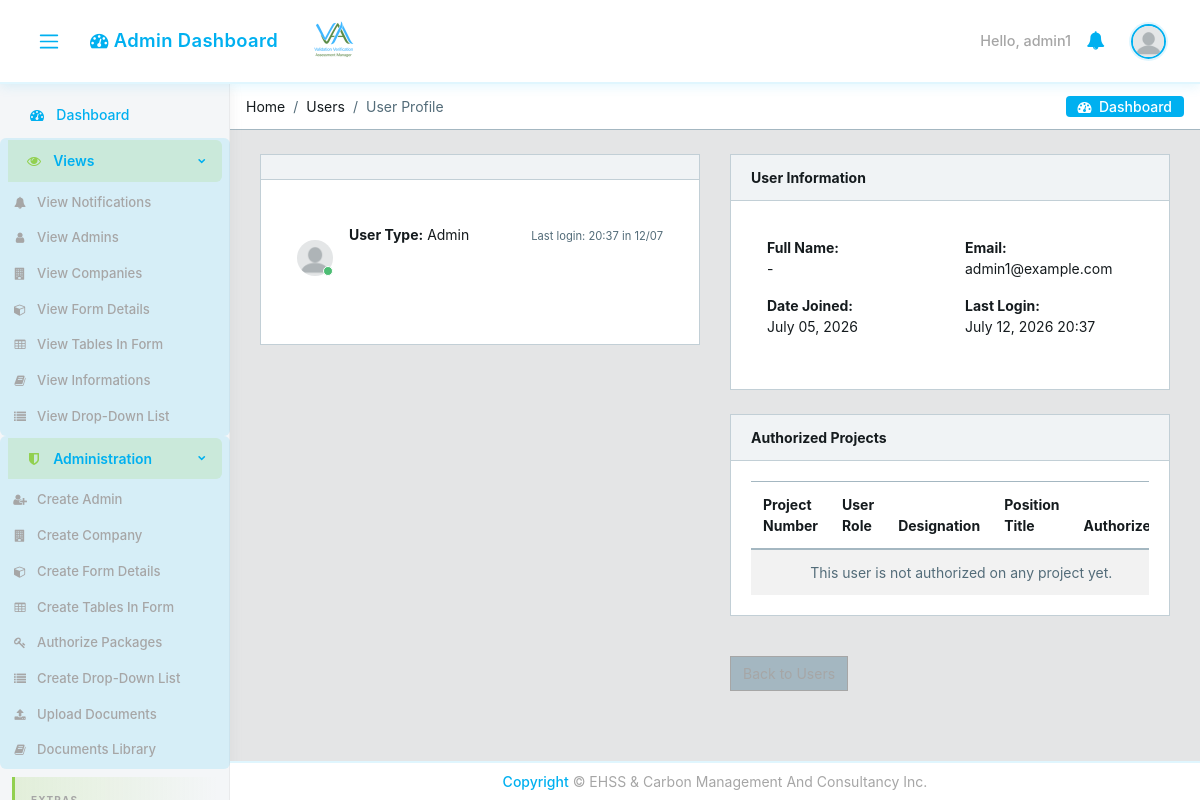
Before: /users/3/ (signed in) with the older database file.
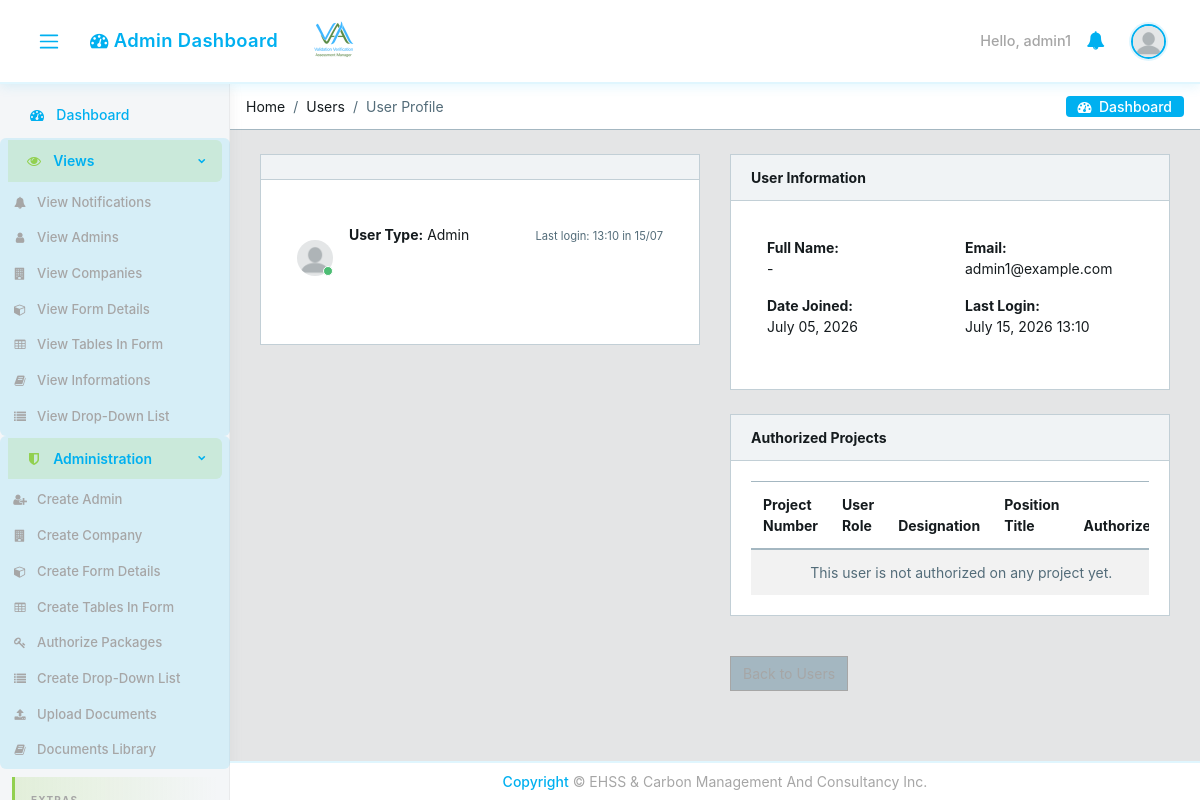
After: the same page with the newer database file.
### core/models.py (models this page shows, shortened)
class CustomUser(AbstractUser):
    email = models.EmailField(unique=True)
    user_type = models.CharField(max_length=15, choices=USER_TYPE_CHOICES)
    user_role = models.CharField(
        max_length=30, choices=USER_ROLE_CHOICES, blank=True, verbose_name='User Role',
    )
    designation = models.CharField(max_length=100, blank=True, null=True)
    position_title = models.CharField(max_length=150, blank=True, verbose_name='Position Title')
    contact_number = models.CharField(max_length=20, blank=True, null=True)
    cv = models.FileField(upload_to='core/cvs/', blank=True, null=True)
    company = models.ForeignKey(
        'Company', on_delete=models.SET_NULL, null=True, blank=True,
        related_name='managers'
    )
    created_by = models.ForeignKey(
        'self', on_delete=models.SET_NULL, null=True, blank=True,
        related_name='created_users'
    )
    created_date = models.DateField(auto_now_add=True)
    created_time = models.TimeField(auto_now_add=True)
    under_supervision = models.ForeignKey(
        'self', on_delete=models.SET_NULL, null=True, blank=True,
        related_name='supervised_users'
    )
    avatar = models.ImageField(upload_to='core/avatar', blank=True)
    def can_manage_user(self, target_user):
        if self.user_type == 'admin':
            return True
    @property
    def avatar_url(self):
        if self.avatar:
            try:
                return self.avatar.url
            except ValueError:
                pass
        return static('core/img/avatar/blank_profile.png')

### core/views.py (the view)
# urls.py: path('users/<int:profile_id>/', views.UserProfileView.as_view(), name='user'),
class UserProfileView(LoginRequiredMixin, View):
    def get(self, request, profile_id):
        profile = get_object_or_404(CustomUser, id=profile_id)
        if not request.user.can_manage_user(profile) and request.user != profile:
            messages.error(request, 'Access denied.')
            return redirect('core:dashboard')
        project_authorizations = (
            profile.team_assignments.filter(is_active=True)
            .select_related('project')
            .order_by('project__project_number')
        )
        return render(request, 'core/user.html', {
            'user_view': profile,
            'project_authorizations': project_authorizations,
            'success_action': request.GET.get('success', ''),
            'success_user': request.GET.get('user', ''),
        })

### core/context_processors.py (called while the page is built, shortened)
def logged_user_processor(request):
    if request.user.is_authenticated:
        return {'logged_user': request.user}
    return {'logged_user': None}

def _fetch_unread_notifications(user):
    return list(
        Notification.objects.filter(recipient_id=user.pk, read=False)
        .only('pk', 'message', 'created_at', 'read', 'link')
        .order_by('-created_at')[:10]
    )

def _notification_cache_key(user_pk):
    return f'unread_notifications_{user_pk}'

def notifications_processor(request):
    if not request.user.is_authenticated:
        return {'unread_notifications': []}
    if getattr(request, 'partial_nav', False):
        return {'unread_notifications': []}
    cache_key = _notification_cache_key(request.user.pk)
    cached_items = cache.get(cache_key)
    notifications = _fetch_unread_notifications(request.user)
    cache.set(
        cache_key,
        [
            {
                'link': n.link or '',
                'message': n.message,
                'created_at': n.created_at.isoformat(),
            }
            for n in notifications
        ],
        NOTIFICATION_CACHE_TTL,
    )
    return {'unread_notifications': notifications}

### core/templates/core/user.html (shortened to what the changed rows need)
{% extends 'core/base.html' %}
{% load static %}
{% load form_permissions %}
{% block content %}
<div class="container-fluid">
  <div id="ui-view" style="opacity: 1;"><div class="animated fadeIn">
            <div class="row">
                <div class="col-12">
                            <div class="row">
                                <div class="col-12 col-md-6">
                <div class="card">
                                <div class="card-body">
                                    <div class="tab-pane p-3 active show">
                                      <div class="message">
                                        <div class="py-3 pb-5 mr-3 float-left">
                                          <div class="avatar">
                                          </div>
                                        </div>
                                        <div>
                                            {% if user_view.last_login %}
                                          <small class="text-muted float-right mt-1">Last login: {{ user_view.last_login|date:"H:i" }} in {{ user_view.last_login|date:"d/m" }}</small>
                                            {% endif %}
                                        </div>
                                        <div class="mt-2">
                                            <strong>User Type:</strong> {{ user_view.get_user_type_display }}<br>
                                        </div>
                          </div>
                                      </div>
                                    </div>
                                </div>
                            </div>
                            <div class="col-12 col-md-6">
                <div class="card">
                                <div class="card-body">
                                    <div class="tab-pane p-3 active show">
                            <div class="row">
                                <div class="col-md-6">
                                    <strong>Full Name:</strong>
                                    <p>{{ user_view.get_full_name|default:'-' }}</p>
                                </div>
                                <div class="col-md-6">
                                    <strong>Email:</strong>
                                    <p>{{ user_view.email }}</p>
                                </div>
                            </div>
                                        <div class="row">
                                <div class="col-md-6">
                                    <strong>Date Joined:</strong>
                                    <p>{{ user_view.date_joined|date:"F d, Y" }}</p>
                                        </div>
                                <div class="col-md-6">
                                    <strong>Last Login:</strong>
                                    <p>{{ user_view.last_login|date:"F d, Y H:i" }}</p>
                                        </div>
                                    </div>
                        </div>
                    </div>
                </div>
                <div class="row mt-3">
                    <div class="col-12">
                        <div class="card">
                            <div class="card-body">
                                <div class="table-responsive">
                                    <table class="table table-striped mb-0">
                                        <thead>
                                            <tr>
                                                <th>Project Number</th>
                                                <th>User Role</th>
                                                <th>Designation</th>
                                                <th>Position Title</th>
                                                <th>Authorized</th>
                                            </tr>
                                        </thead>
                                    </table>
                                </div>
                            </div>
                        </div>
                    </div>
                </div>
            </div>
        </div>
    </div>
</div>
  </div>
</div>
{% endblock %}

### core/templates/core/base.html (shortened to what the changed rows need)
{% load static %}
<!DOCTYPE html>
<html lang="en">
<head>
  <link rel="stylesheet" href="{% static 'core/css/font-awesome.min.css' %}?v={{ STATIC_VERSION }}">
  <link rel="stylesheet" href="{% static 'core/css/fa5-compat.css' %}?v={{ STATIC_VERSION }}">
  <link href="{% static 'core/css/style.min.css' %}?v={{ STATIC_VERSION }}" rel="stylesheet">
  <link href="{% static 'core/css/estilo.css' %}?v={{ STATIC_VERSION }}" rel="stylesheet">
</head>
{% block body %}
<body class="app header-fixed sidebar-fixed aside-menu-fixed aside-menu-hidden">
  <header class="app-header navbar">
    <ul class="nav navbar-nav ml-auto">
      {% if user.is_authenticated %}
      <li class="text-white">Hello, {{ user.username }}</li>
      {% else %}
      <li class="text-muted">
        <a href="{% url 'core:login' %}">sign in</a>
      </li>
      {% endif %}
      <li class="nav-item dropdown">
        <a class="nav-link" data-toggle="dropdown" href="#" role="button" aria-haspopup="true" aria-expanded="false">
        </a>
      </li>
      <li class="nav-item dropdown">
        <a class="nav-link" data-toggle="dropdown" href="#" role="button" aria-haspopup="true" aria-expanded="false">
        </a>
      </li>
    </ul>
  </header>
  <div class="app-body">
    <main class="main" id="app-main">
{% block content %}
{% endblock %}
    </main>
  </div>
</body>
{% endblock body %}
</html>

Changed rows visible on the page:
changed CustomUser "admin1": last_login "20:37" → "13:10"; last_login "12/07" → "15/07"; last_login "July 12, 2026 20:37" → "July 15, 2026 13:10"
